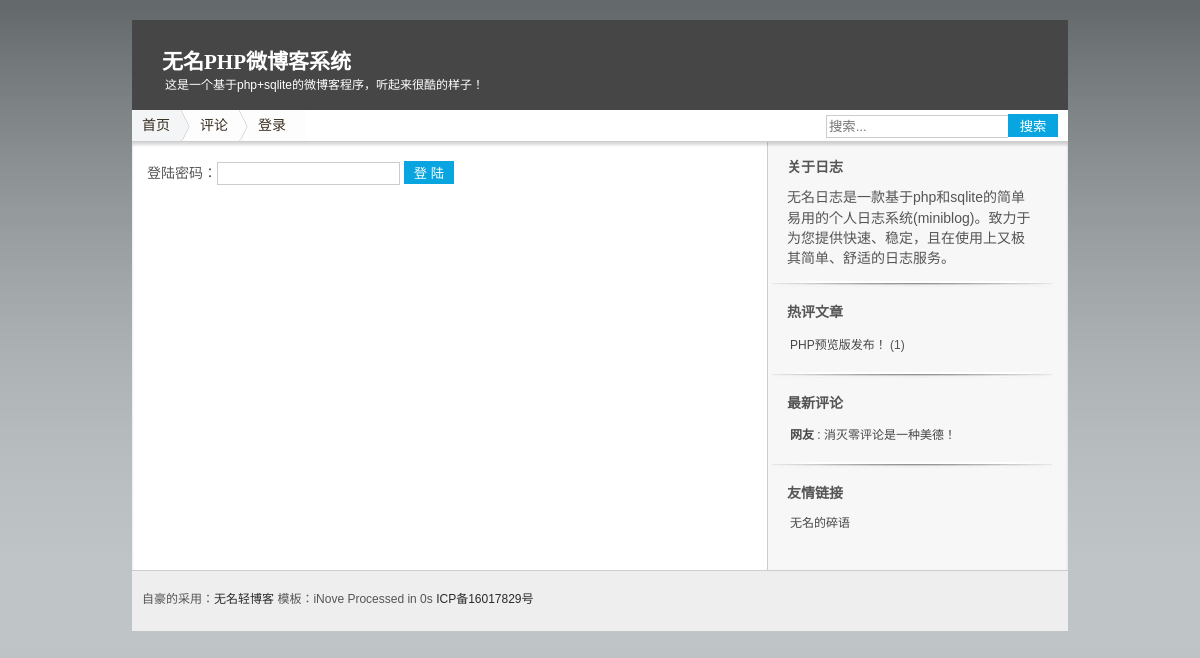
/index.php?act=login, run on an earlier commit of the app's database.
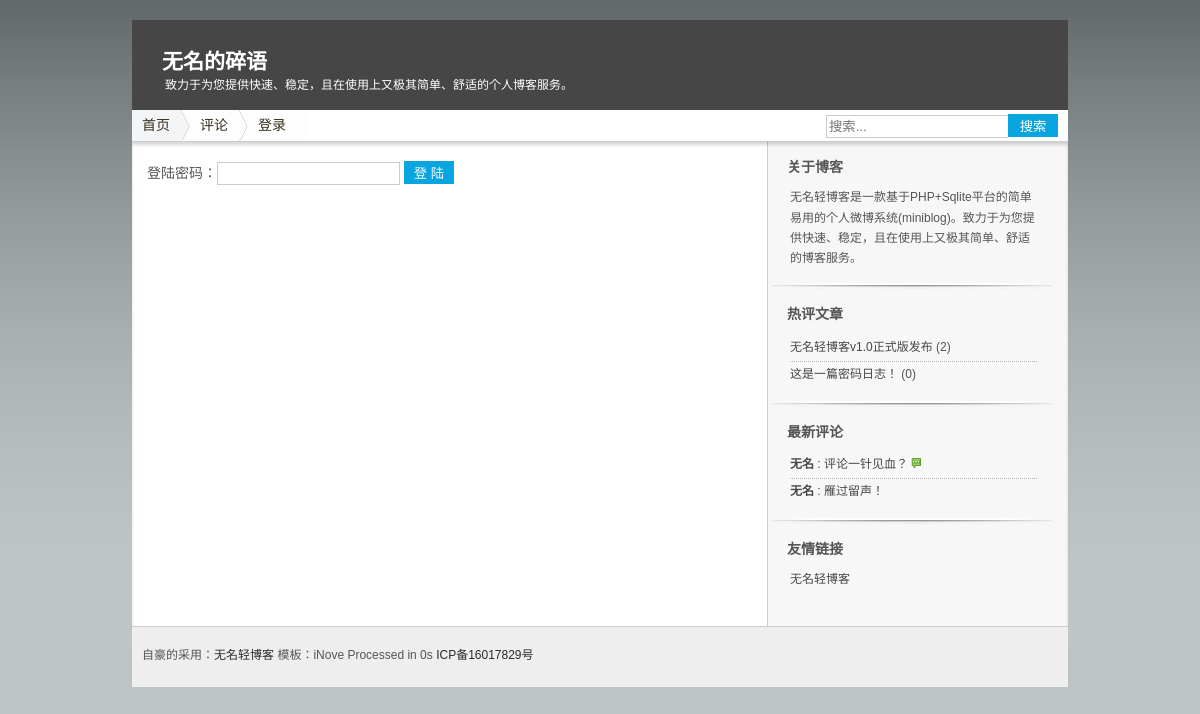
And on a later commit of the database.
### tables this page shows
CREATE TABLE "Set" (id INT (1), webuser VARCHAR (10), webtitle VARCHAR (20), webdesc VARCHAR (255), plsh INT (1), rewrite INT (1), safecode INT (1), icp VARCHAR (20));

CREATE TABLE Wid (id INTEGER PRIMARY KEY AUTOINCREMENT, title VARCHAR (20), html TEXT, ord INT DEFAULT (1));

CREATE TABLE Log (id INTEGER PRIMARY KEY AUTOINCREMENT, title VARCHAR (100), sum VARCHAR (200), content TEXT, pic VARCHAR (200), pics VARCHAR (500), fm VARCHAR (20), atime DATETIME DEFAULT (datetime('now', 'localtime')), ist INT (1) DEFAULT (0), num INTEGER DEFAULT (0), pass VARCHAR (32));

CREATE TABLE Pl (id INTEGER PRIMARY KEY AUTOINCREMENT, cid INTEGER, pname VARCHAR (20), pcontent VARCHAR (300), rcontent VARCHAR (100), ptime DATETIME DEFAULT (datetime('now', 'localtime')), isn INT DEFAULT (0));

### index.php (called while the page is built, shortened)
<?php
$t1 = microtime(true);
require_once 'app/class/config.php';
$db = new DbHelpClass();
$act = isset($_GET['act']) ? $_GET['act'] : '';
$file = self();
$wid = $db->getdata("select * from `Wid` order by ord");
switch ($act) {
    case 'login':
        $tpl = 'login.php';
        break;
}
require_once 'assets/'.$template .'/'. $tpl;

### app/class/config.php (called while the page is built, shortened)
<?php
$template = 'iNove';
$admin = isset($_SESSION['admin'])?$_SESSION['admin']:0;
$set = getset();
$webtitle= $set['webtitle'];
$webdesc= $set['webdesc'];
$rewrite = $set['rewrite'];
$icp = $set['icp'];
require_once ROOT_PATH.'assets/'.$template.'/theme.php';
function getset(){
  $db =new DbHelpClass();
  if(empty($_SESSION['set'])){
     $rs = $db->getdata("select * from `Set` where id=1");
     $set = $rs[0];
  }else{
     $set = $_SESSION['set'];
  }
  return $set;
}
function vurl($id){
   global $rewrite;
   $url =  $rewrite?'post-'.$id.'.html':self().'?act=pl&id='.$id;
   return $url;
}
function self(){
    $self = $_SERVER['PHP_SELF'];
    $php_self=substr($self,strrpos($self,'/')+1);
    return $php_self;
}
class DbHelpClass
    {
        private $conn;
        function __construct()
        {
            $path=ROOT_PATH."app/db/log.db";
			try{
			   $this->conn = new PDO('sqlite:'.$path);
			 }
			catch(Exception $errinfo){
				die ("PDO Connection faild.(可能空间不支持pdo_sqlite，详细错误信息：)".$errinfo);
			}
        }
        function getdata($sql,$params=array())
        {
            $bind=$this->conn->prepare($sql);
            $arrKeys=array_keys($params);
            $bind->execute();
            $result=$bind->fetchAll(PDO::FETCH_ASSOC);
            return $result;
        }
    }

### assets/iNove/theme.php (the view, shortened to what this page needs)
 <?php
function topic($n){
	global $db;
	$str = '';
    $rs =  $db->getdata("select id,title,sum,num from `Log` order by num desc limit 0,$n");
	foreach($rs as $v){
		if(empty($v['title'])){
		  $title = mb_substr(strip_tags($v['sum']),0,14,'utf-8');
		}else{
		   $title = $v['title'];
		}
	  $str .= '<li><a href="'. vurl($v['id']) .'">'.$title.'</a> ('.$v['num'].')</li>';
	}
   return $str;
}
function comment($n){
  	global $db,$template;
	$str = '';
    $rs =  $db->getdata("select id,cid,pname,pcontent,rcontent,isn from `Pl` order by id desc limit 0,$n");
	foreach($rs as $v){
		if($v['isn'] == 1){
		  $pcontent = '评论审核中';
		}else{
		  $pcontent = mb_substr($v['pcontent'],0,12,'utf-8');
		}
	  $str .= '<li><a href="'. vurl($v['cid']) .'#Com-'.$v['id'].'"><strong>'.$v['pname'].'</strong> : '.$pcontent.'</a>';
	  if(!empty($v['rcontent'])) {$str .= ' <img title="已回复" src="assets/'.$template.'/images/reply.gif" width="10" height="10" />';}
       $str .='</li>';
	}
   return $str;
}
?>

### assets/iNove/head.php
<?php if(!defined('wmblog'))exit; ?><div id="header">
    <div id="caption">
      <h2 id="title"><a href="./"><?php echo $webtitle;?></a></h2>
      <div id="tagline"><?php echo $webdesc;?></div>
    </div>
    <div id="navigation">
      <ul id="nav">
	    <?php if($rewrite ==1){?>
        <li class="page_item"><a href="index.html">首页</a></li>
        <li><a href="comment.html">评论</a></li>
		<?php }else{?>
        <li class="page_item"><a href="<?php echo $file;?>">首页</a></li>
        <li><a href="<?php echo $file;?>?act=plist">评论</a></li>
		<?php }
		 if ($admin ==1) {?>
             <li><a href="<?php echo $file;?>?act=add" title="发布微博">发布</a></li>
		<li><a href="<?php echo $file;?>?act=set" title="设置微博">设置</a></li>
		<li><a href="<?php echo $file;?>?act=wid" title="设置边栏">边栏</a></li>
		<li><a href="<?php echo $file;?>?act=logout" title="退出">退出</a></li>
       <?php }else{ ?>
        <li><a href="<?php echo $file;?>?act=login" title="登陆到微博">登录</a></li>
	   <?php } ?>
      </ul>
      <div id="other">
	   <form action="" id="searchbox" method="get">
         <input type="text" x-webkit-speech="" placeholder="搜索..." name="s" class="search"><button class="btn" type="submit">搜索</button>
      </form>
      </div>
    </div>
  </div>

### assets/iNove/right.php
<?php if(!defined('wmblog'))exit; ?><div id="sidebar">
	  <?php foreach($wid as $v){?>
      <div class="widget">
        <h2><?php echo $v['title'];?></h2>
		<?php if($v['html']	==='topic'){?>
           <ul class="topic"><?php echo topic(10);?> </ul>
	    <?php }elseif ($v['html']	==='comment'){?>
           <ul class="comment"><?php echo comment(10);?></ul>
		<?php }else{?>
		  <ul><?php echo $v['html'];?></ul>
		<?php } ?>
      </div>
	 <?php } ?>
</div>

### assets/iNove/foot.php
<?php if(!defined('wmblog'))exit; ?>自豪的采用：<a href="http://www.4jax.net">无名轻博客</a> 模板：<?php echo $template;?>  Processed in <?php $t2 = microtime(true); echo round($t2-$t1,3); ?>s <a href="http://www.miitbeian.gov.cn/" rel="nofollow" target="_blank"><?php echo $icp;?></a>

What changed in the data, as far as the page shows it:
removed set: webtitle "无名PHP微博客系统", webdesc "这是一个基于php+sqlite的微博客程序，听起来很酷的样子！", icp "ICP备16017829号"
removed log: title "PHP预览版发布！", num "1", shown under wid "热评文章"
removed pl: pname "网友", pcontent "消灭零评论是一种美德！", shown under wid "最新评论"
added set: webtitle "无名的碎语", webdesc "致力于为您提供快速、稳定，且在使用上又极其简单、舒适的个人博客服务。", icp "ICP备16017829号"
changed wid: title "关于日志" → "关于博客"; html "无名日志是一款基于php和sqlite的简单易用的个人日志系统(miniblog)。致力于为您提供快速、稳定，且在使用上又极其简单、舒适的日志服务。" → "无名轻博客是一款基于PHP+Sqlite平台的简单易用的个人微博系统(miniblog)。致力于为您提供快速、稳定，且在使用上又极其简单、舒适的博客服务。"
added log: title "无名轻博客v1.0正式版发布", num "2", shown under wid "热评文章"
added log: sum "这是一篇密码日志！", num "0", shown under wid "热评文章"
added pl: pname "无名", pcontent "评论一针见血？", shown under wid "最新评论"
added pl: pname "无名", pcontent "雁过留声！", shown under wid "最新评论"
changed wid "友情链接": html "无名的碎语" → "无名轻博客"
